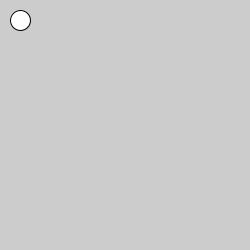
Frame 1 (no input)
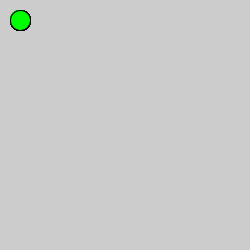
Frame 60 (the mouse pressed at the canvas centre just before this capture)
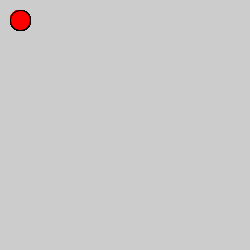
Frame 120 (the mouse held since frame 60 and released just before this capture)

The Processing sketch that drew these frames (run headless with seeded random() and noise(); from frame 60 on, the mouse is pressed at the canvas centre):

// Processing sketch: processing_106568
// ── processing_106568.pde

int counter;

void setup() {  //setup function called initially, only once
  size(250, 250);

}

void draw() {  //draw function loops 

  ellipse (20,20,20,20);
  
  if (mousePressed){
  fill (255,0,0);
  }
  else {
  fill (0,255,0);
  }
  
  if (keyPressed){
  fill (0,0,255);
  
  if (key == 'd'){
  fill (255,255,0);
  }
  }
}
